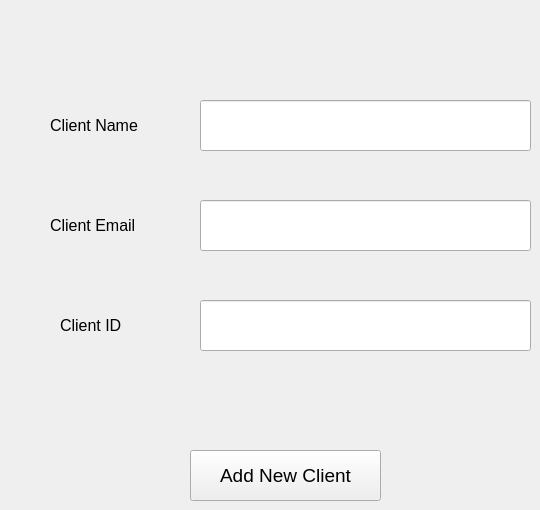
      <widget class="QWidget" name="tab_13">
       <attribute name="title">
        <string>Add a New Client</string>
       </attribute>
       <widget class="QLineEdit" name="lineEdit_22">
        <property name="geometry">
         <rect>
          <x>200</x>
          <y>100</y>
          <width>331</width>
          <height>51</height>
         </rect>
        </property>
       </widget>
       <widget class="QPushButton" name="pushButton_22">
        <property name="geometry">
         <rect>
          <x>190</x>
          <y>450</y>
          <width>191</width>
          <height>51</height>
         </rect>
        </property>
        <property name="font">
         <font>
          <family>Segoe UI</family>
          <pointsize>14</pointsize>
         </font>
        </property>
        <property name="text">
         <string>Add New Client</string>
        </property>
       </widget>
       <widget class="QLabel" name="label_31">
        <property name="geometry">
         <rect>
          <x>50</x>
          <y>110</y>
          <width>121</width>
          <height>31</height>
         </rect>
        </property>
        <property name="font">
         <font>
          <family>Segoe UI</family>
          <pointsize>12</pointsize>
         </font>
        </property>
        <property name="text">
         <string>Client Name</string>
        </property>
       </widget>
       <widget class="QLineEdit" name="lineEdit_23">
        <property name="geometry">
         <rect>
          <x>200</x>
          <y>200</y>
          <width>331</width>
          <height>51</height>
         </rect>
        </property>
       </widget>
       <widget class="QLabel" name="label_32">
        <property name="geometry">
         <rect>
          <x>50</x>
          <y>210</y>
          <width>121</width>
          <height>31</height>
         </rect>
        </property>
        <property name="font">
         <font>
          <family>Segoe UI</family>
          <pointsize>12</pointsize>
         </font>
        </property>
        <property name="text">
         <string>Client Email</string>
        </property>
       </widget>
       <widget class="QLineEdit" name="lineEdit_24">
        <property name="geometry">
         <rect>
          <x>200</x>
          <y>300</y>
          <width>331</width>
          <height>51</height>
         </rect>
        </property>
       </widget>
       <widget class="QLabel" name="label_33">
        <property name="geometry">
         <rect>
          <x>60</x>
          <y>310</y>
          <width>81</width>
          <height>31</height>
         </rect>
        </property>
        <property name="font">
         <font>
          <family>Segoe UI</family>
          <pointsize>12</pointsize>
         </font>
        </property>
        <property name="text">
         <string>Client ID</string>
        </property>
       </widget>
      </widget>
